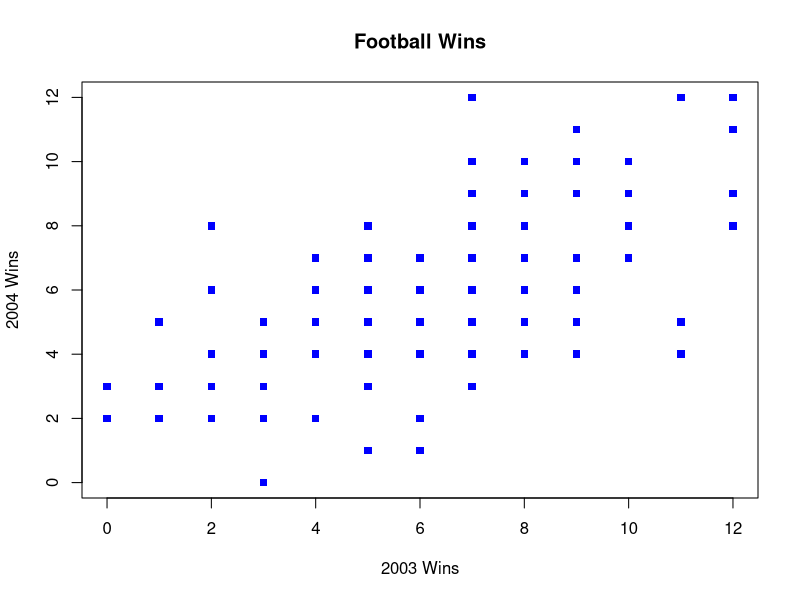

Here is the R script that generated this plot:
## ---- chunk 1
setwd("/Users/pemawangmo/Desktop/DS_Notes/DATA_MINING/DataMiningAssignments/DM_Assignment2")
## ---- chunk 2
football<-read.csv("football.csv",header=TRUE)
head(football)
## ---- chunk 3
str(football)
## ---- chunk 4
#plot(X2004.Wins ~ X2003.Wins, data=football, main="Pemas")

plot(football[,2],football[,3],xlim=c(0,12),ylim=c(0,12),pch=15,col="blue",xlab="2003 Wins",ylab="2004 Wins",main="Football Wins")
#abline(c(0,1))


## ---- chunk 5
#c) Compute the correlation in R using the function cor().
cor(football[,2],football[,3]) 

## ---- chunk 6
cor(football[,2],football[,3]+10) 
#the value doesn't change

## ---- chunk 7
cor(football[,2],football[,3]*2) 
#the valued doesn't change
## ---- chunk 8
cor(football[,2],football[,3]*-2) 
#It changes its sign to become negative. 
